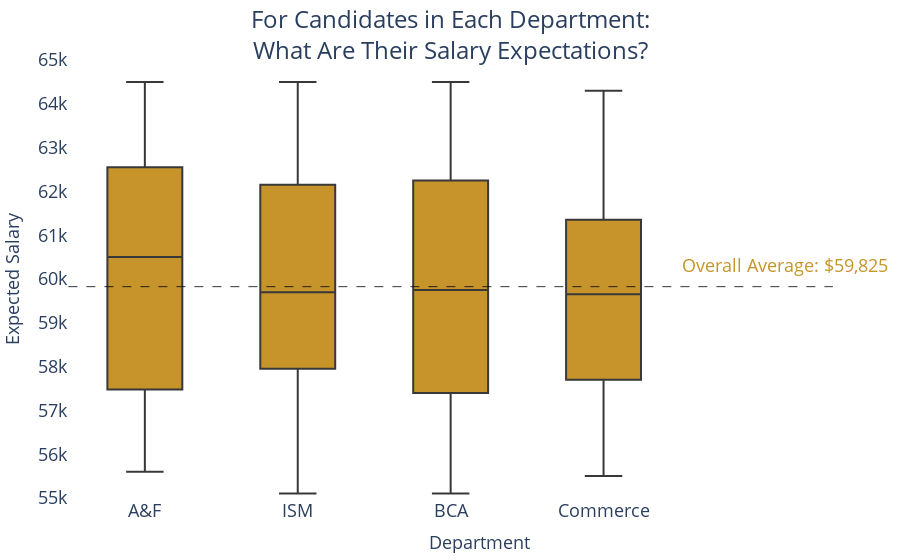

The code cell stored with this chart in its notebook:
### Code cell
# Salary Expectations Box Plot
fig = px.box(
    df, 
    x='department', 
    y='salary_expected',
    title='For Candidates in Each Department:<br>What Are Their Salary Expectations?',
    labels={'salary_expected': 'Salary Expected', 'department': 'Department'},
    category_orders={"department": ["A&F", "ISM", "BCA", "Commerce"]}
)

# Calculate the overall mean, excluding values over 70,000
overall_mean = df[df['salary_expected'] <= 70000]['salary_expected'].mean()

# Update the appearance of the boxes
for trace in fig.data:
    trace.fillcolor = '#c6942b'
    trace.line.color = '#383838'

# Update layout for better readability
fig.update_layout(
    xaxis={
        'title': 'Department',
        'title_font': {'size': 18},
        'tickfont': {'size': 18}
    },
    yaxis={
        'title': 'Expected Salary',
        'range': [55000, 65000],  # Set y-axis limits
        'title_font': {'size': 18},
        'tickfont': {'size': 18}
    },
    margin=dict(l=20, r=10, t=60, b=20),
    title={
        'text': 'For Candidates in Each Department:<br>What Are Their Salary Expectations?',
        'y': 0.95,
        'x': 0.5,
        'xanchor': 'center',
        'yanchor': 'top',
        'font': {
            'size': 24
        }
    },
    paper_bgcolor='rgba(0,0,0,0)',
    plot_bgcolor='rgba(0,0,0,0)',
    showlegend=False
)

# Add a line for the overall mean
fig.add_shape(
    type='line',
    y0=overall_mean,
    y1=overall_mean,
    x0=-0.5,
    x1=4.5,
    line=dict(
        color='black',
        width=0.8,
        dash='dash'
    ),
    name='Overall Average'
)

# Add annotation to indicate that the dashed line represents the median
fig.add_annotation(
    text="Overall Average: $59,825",
    xref="x", yref="y",
    x=3.5, y=overall_mean + 500, # Adjust the y value and x value as needed
    showarrow=False,
    font=dict(
        size=18,  # Adjust size as needed
        color="#c6942b"
    ),
    xanchor="left"  # To anchor the label from the left side (beginning) of the text
)
# Show the plot
fig.write_html('../dashboard/plotly_html/q1_salary.html')
fig.show()

### Figure 1 — Plotly figure (JSON) as saved in the notebook; plotly's stock layout.template omitted (floating-point values rounded to 4 significant figures; data arrays with more than 128 entries replaced by an {"elided": "..."} marker saying what was removed)
{"data": [{"alignmentgroup": "True", "fillcolor": "#c6942b", "hovertemplate": "Department=%{x}<br>Salary Expected=%{y}<extra></extra>", "legendgroup": "", "line": {"color": "#383838"}, "marker": {"color": "#636efa"}, "name": "", "notched": false, "offsetgroup": "", "orientation": "v", "showlegend": false, "type": "box", "x": {"elided": "235 str values"}, "x0": " ", "xaxis": "x", "y": {"elided": "235 int values"}, "y0": " ", "yaxis": "y"}], "layout": {"annotations": [{"font": {"color": "#c6942b", "size": 18}, "showarrow": false, "text": "Overall Average: $59,825", "x": 3.5, "xanchor": "left", "xref": "x", "y": 60320.0, "yref": "y"}], "boxmode": "group", "legend": {"tracegroupgap": 0}, "margin": {"b": 20, "l": 20, "r": 10, "t": 60}, "paper_bgcolor": "rgba(0,0,0,0)", "plot_bgcolor": "rgba(0,0,0,0)", "shapes": [{"line": {"color": "black", "dash": "dash", "width": 0.8}, "name": "Overall Average", "type": "line", "x0": -0.5, "x1": 4.5, "y0": 59820.0, "y1": 59820.0}], "showlegend": false, "title": {"font": {"size": 24}, "text": "For Candidates in Each Department:<br>What Are Their Salary Expectations?", "x": 0.5, "xanchor": "center", "y": 0.95, "yanchor": "top"}, "xaxis": {"anchor": "y", "categoryarray": ["A&F", "ISM", "BCA", "Commerce"], "categoryorder": "array", "domain": [0, 1], "tickfont": {"size": 18}, "title": {"font": {"size": 18}, "text": "Department"}}, "yaxis": {"anchor": "x", "domain": [0, 1], "range": [55000, 65000], "tickfont": {"size": 18}, "title": {"font": {"size": 18}, "text": "Expected Salary"}}}}
